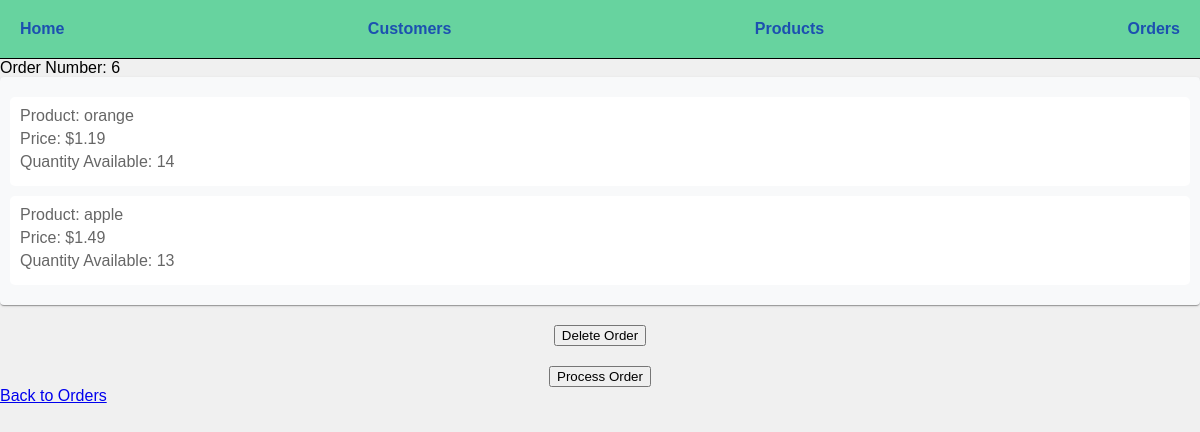
Before: /orders/6 with the older database file.
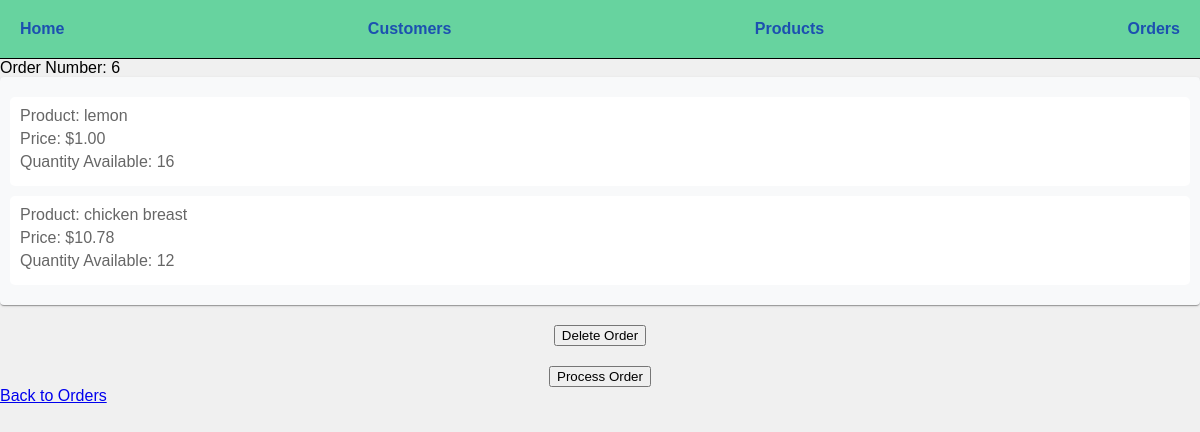
After: the same page with the newer database file.
### models.py (models this page shows, shortened)
class Order(db.Model):
    id = mapped_column(Integer, nullable=False, primary_key=True)
    customer_id = mapped_column(Integer, ForeignKey(Customer.id), nullable=False)
    customer = relationship("Customer", back_populates="orders")#looks up related enttiy without having to do joins (adds customer_id to the Order table)
    total = mapped_column(Numeric(10,2), nullable=True) #nullable until order is processed by the store
    items = relationship("ProductOrder", back_populates="order", cascade='all, delete-orphan')
    created = mapped_column(DateTime, nullable=False, default=func.now())
    processed = mapped_column(DateTime, nullable=True, default=None)

class ProductOrder(db.Model):
    id = mapped_column(Integer, nullable=False, primary_key=True)
    order_id = mapped_column(Integer, ForeignKey(Order.id), nullable=False)
    order = relationship("Order", back_populates="items")
    product_id = mapped_column(Integer, ForeignKey(Product.id), nullable=False)
    product = relationship("Product", back_populates="orders")
    quantity = mapped_column(Integer, nullable=False, default=0) #number of orders for this product

class Product(db.Model):
    id = mapped_column(Integer, primary_key=True)
    name = mapped_column(String(200), nullable=False, unique=True)
    price = mapped_column(Numeric(10,2), nullable=False)
    available = mapped_column(Integer, nullable=False, default=0) #number of products available
    orders = relationship("ProductOrder")

### app.py (the view)
@app.route("/orders/<int:order_id>")
def order_detail(order_id):
    order = db.get_or_404(Order, order_id) #does the same thing as line above, but also returns the 404 error if not found
    return render_template("order_detail.html", order=order)

### templates/order_detail.html
{% extends "base.html" %}
{% block content %}
        <span>Order Number: {{ order.id }}</span>
    <div>
        {% for item in order.items %}
        <p>
            <span>Product: {{ item.product.name }}</span>
            <span>Price: ${{ item.product.price }}</span>
            <span>Quantity Available: {{ item.quantity }}</span>
        </p>
        {% endfor %}
    </div>
    <form class = "delete_button" action="{{ url_for('order_delete', order_id=order.id) }}" method="post">
        <input type="submit" value="Delete Order">
    </form>
    <form class = "process_button" action="{{ url_for('order_process', order_id=order.id) }}" method="post">
        <input type="submit" value="Process Order">
    </form>
        <a href="/customers/{{ order.customer_id }}">Back to Orders </a>
   {% endblock %}

### templates/base.html (shortened to what this page needs)
<!doctype html>
<html lang="en">
    <head>
        <link rel="stylesheet" href="{{ url_for('static', filename='css/styles.css') }}">
    </head>
    <body>
        <nav>
            <a href="{{ url_for('home') }}">Home</a>
            <a href="{{ url_for('customers') }}">Customers</a>
            <a href="{{ url_for('products') }}">Products</a>
            <a href="{{ url_for('orders') }}">Orders</a>
        </nav>
        {% block content %}
        {% endblock %}
    </body>
</html>

### static/css/styles.css (style rules this page uses)
body { font-family: Arial, sans-serif; margin: 0; padding: 0; background-color: #f0f0f0; }
p { color: #666; padding: 10px; margin: 10px 0; background-color: #fff; border-radius: 5px; }
nav { display: flex; justify-content: space-between; align-items: center; padding: 10px; background-color: #67d39f; border-bottom: 1px solid #000; }
nav a { color: hsl(219, 73%, 40%); text-decoration: none; font-weight: bold; padding: 10px; }
div { background-color: #f8f9fa; padding: 10px; border-radius: 4px; margin-bottom: 10px; box-shadow: 0 2px 1px -1px rgba(0, 0, 0, .2), 0 1px 1px 0 rgba(0, 0, 0, .14), 0 1px 3px 0 rgba(0, 0, 0, .12); }
p { margin-bottom: 10px; }
p span { display: block; margin-bottom: 5px; }
form { text-align: center; margin-top: 20px; }

Changed rows visible on the page:
changed ProductOrder: product.name "orange" → "lemon"; product.price "1.19" → "1.00"; quantity "14" → "16"
changed ProductOrder: product.name "apple" → "chicken breast"; product.price "1.49" → "10.78"; quantity "13" → "12"
